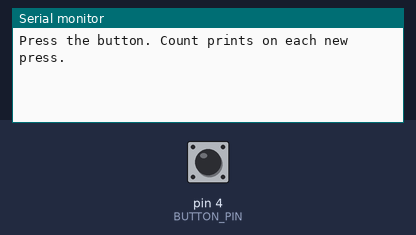
Recording of a sketch running on a simulated Arduino Uno, built with avr-gcc and run on an emulated ATmega328P. On the bench: the last lines printed to the serial monitor. Inputs (shaded band) come from the test bench; at power-on: pin 4 (BUTTON_PIN) HIGH.

Above: at 1.2 s.
1.3 s: pin 4 (BUTTON_PIN) pulled LOW for 0.15 s
At 1.7 s:
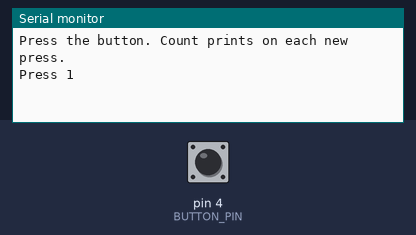
2.9 s: pin 4 (BUTTON_PIN) pulled LOW for 1 s
At 4.1 s:
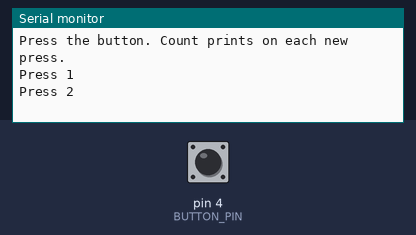
5.4 s: pin 4 (BUTTON_PIN) pulled LOW for 0.15 s
At 6.0 s:
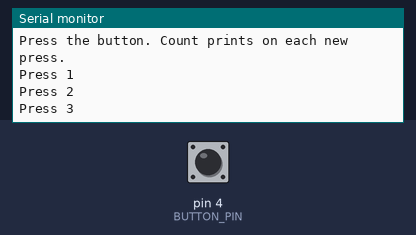

The sketch:

button_v2_count.ino
```cpp
// button_v2_count.ino
// Button test v2: counts presses with edge detection + debounce.
// Wiring: button between D4 and GND.

const int BUTTON_PIN = 4;
const unsigned long DEBOUNCE_MS = 25;   // ignore changes faster than this

bool lastStable = false;        // last debounced state (true = pressed)
bool lastReading = false;       // most recent raw reading
unsigned long lastChange = 0;   // when the raw reading last changed
unsigned long presses = 0;      // total clean presses

void setup() {
  Serial.begin(115200);
  while (!Serial && millis() < 3000);
  pinMode(BUTTON_PIN, INPUT_PULLUP);
  Serial.println("Press the button. Count prints on each new press.");
}

void loop() {
  bool reading = !digitalRead(BUTTON_PIN);   // pressed = true

  // If the raw reading changed, start the debounce timer.
  if (reading != lastReading) {
    lastChange = millis();
    lastReading = reading;
  }

  // Once the reading has held steady past DEBOUNCE_MS, accept it as the new stable state.
  if (millis() - lastChange > DEBOUNCE_MS) {
    if (reading != lastStable) {
      lastStable = reading;
      if (lastStable) {            // count only on the press, not the release
        presses++;
        Serial.print("Press ");
        Serial.println(presses);
      }
    }
  }
}
```

Measured:
- after the input at 1.3 s, the serial monitor: prints a new line at once (image 1)
- after the input at 2.9 s, the serial monitor: prints a new line at once (image 2)
- after the input at 5.4 s, the serial monitor: prints a new line at once (image 3)
